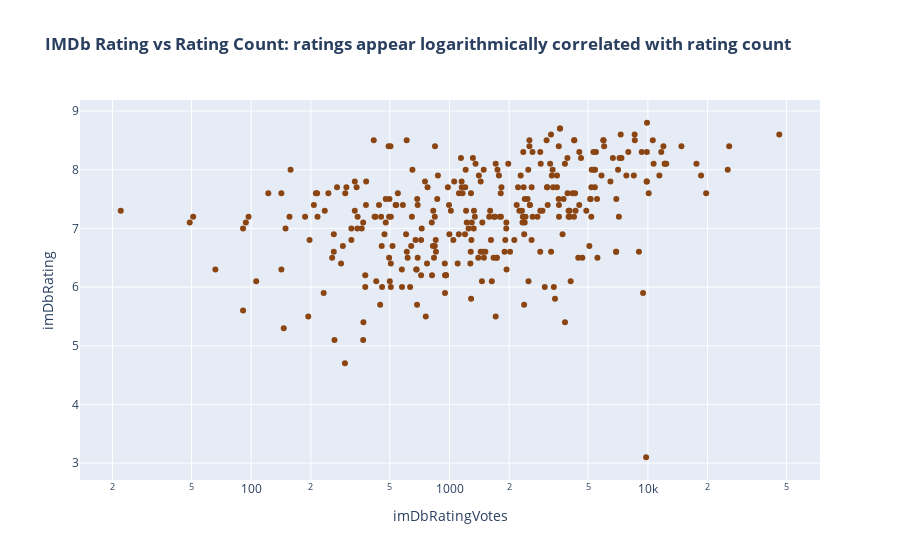

Source (notebook cell):
### Code cell
px.scatter(metascripts,
           x = 'imDbRatingVotes',
           y = 'imDbRating',
           log_x=True,
           hover_data = ['title'],
           color_discrete_sequence=['saddlebrown'],
           title = "<b>IMDb Rating vs Rating Count: ratings appear logarithmically correlated with rating count")

### Figure 1 — Plotly figure (JSON) as saved in the notebook; plotly's stock layout.template omitted (floating-point values rounded to 4 significant figures; data arrays with more than 128 entries replaced by an {"elided": "..."} marker saying what was removed)
{"data": [{"customdata": {"elided": "316x1 str values"}, "hovertemplate": "imDbRatingVotes=%{x}<br>imDbRating=%{y}<br>title=%{customdata[0]}<extra></extra>", "legendgroup": "", "marker": {"color": "saddlebrown", "symbol": "circle"}, "mode": "markers", "name": "", "orientation": "v", "showlegend": false, "type": "scatter", "x": {"elided": "316 int values"}, "xaxis": "x", "y": {"elided": "316 float values"}, "yaxis": "y"}], "layout": {"legend": {"tracegroupgap": 0}, "title": {"text": "<b>IMDb Rating vs Rating Count: ratings appear logarithmically correlated with rating count"}, "xaxis": {"anchor": "y", "domain": [0, 1], "title": {"text": "imDbRatingVotes"}, "type": "log"}, "yaxis": {"anchor": "x", "domain": [0, 1], "title": {"text": "imDbRating"}}}}
